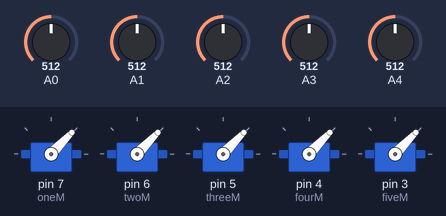
A sketch run on a simulated Arduino Uno, built with avr-gcc and run on an emulated ATmega328P. On the bench: 5 × servo. The test bench sets the inputs (shaded band); at power-on: A0 = 512, A1 = 512, A2 = 512, A3 = 512, A4 = 512.

Above: at 1.2 s.
1.3 s: A0 set to 716
At 2.4 s:
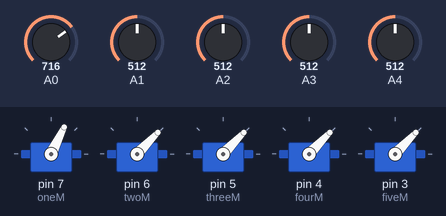
2.8 s: A1 set to 716
At 3.5 s:
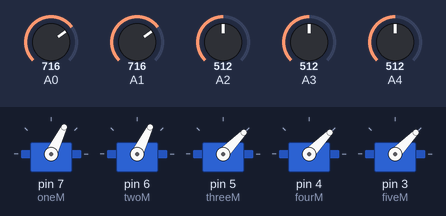
4.3 s: A2 set to 716
At 4.6 s:
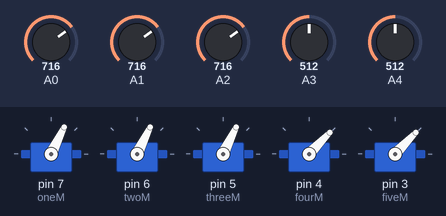
5.8 s: A3 set to 716
At 7.0 s:
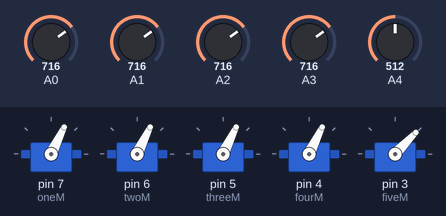
7.3 s: A4 set to 716
At 8.1 s:
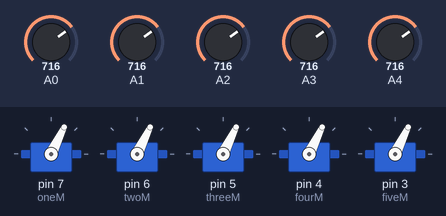
8.8 s: A0 set to 992
At 9.3 s:
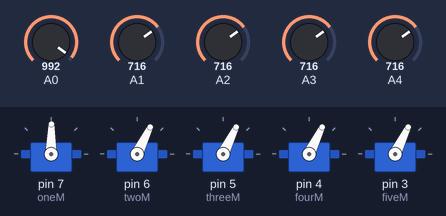
Timing chart, 0 to 11.3 s (numbered marks = the images above; inputs shaded):
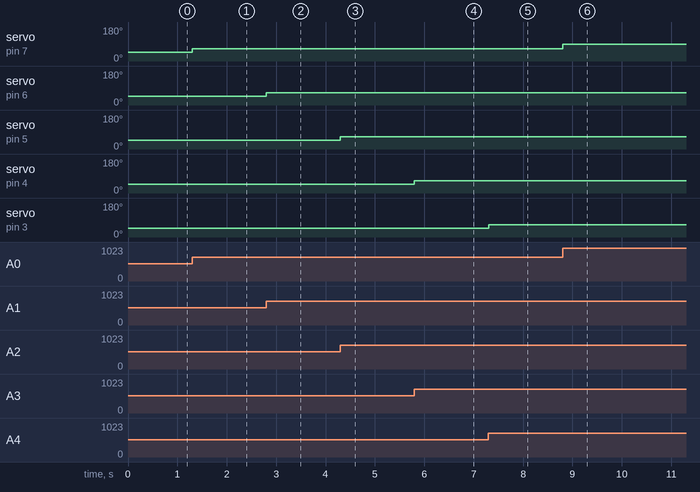

Measured:
- after the input at 1.3 s, servo on pin 7 (oneM): 46° → 64° at once
- after the input at 2.8 s, servo on pin 6 (twoM): 46° → 64° at once
- after the input at 4.3 s, servo on pin 5 (threeM): 46° → 64° at once
- after the input at 5.8 s, servo on pin 4 (fourM): 46° → 64° at once
- after the input at 7.3 s, servo on pin 3 (fiveM): 46° → 64° at once
- after the input at 8.8 s, servo on pin 7 (oneM): 64° → 89° at once

The sketch:

task1-2-RobotArmRheostat.ino
```cpp
#include <Servo.h>
int x,y,z,a,b;
Servo oneM;
Servo twoM;
Servo threeM;
Servo fourM;
Servo fiveM;

void setup(){
  oneM.attach(7);
  twoM.attach(6);
  threeM.attach(5);
  fourM.attach(4);
  fiveM.attach(3);}

  void loop(){
    x=analogRead(A0);
    x=map(x,0,1000,0,90);

    y=analogRead(A1);
    y=map(y,0,1000,0,90);

    z=analogRead(A2);
    z=map(z,0,1000,0,90);

    a=analogRead(A3);
    a=map(a,0,1000,0,90);

    b=analogRead(A4);
    b=map(b,0,1000,0,90);

    oneM.write(x);
    twoM.write(y);
    threeM.write(z);
    fourM.write(a);
    fiveM.write(b);}
```
